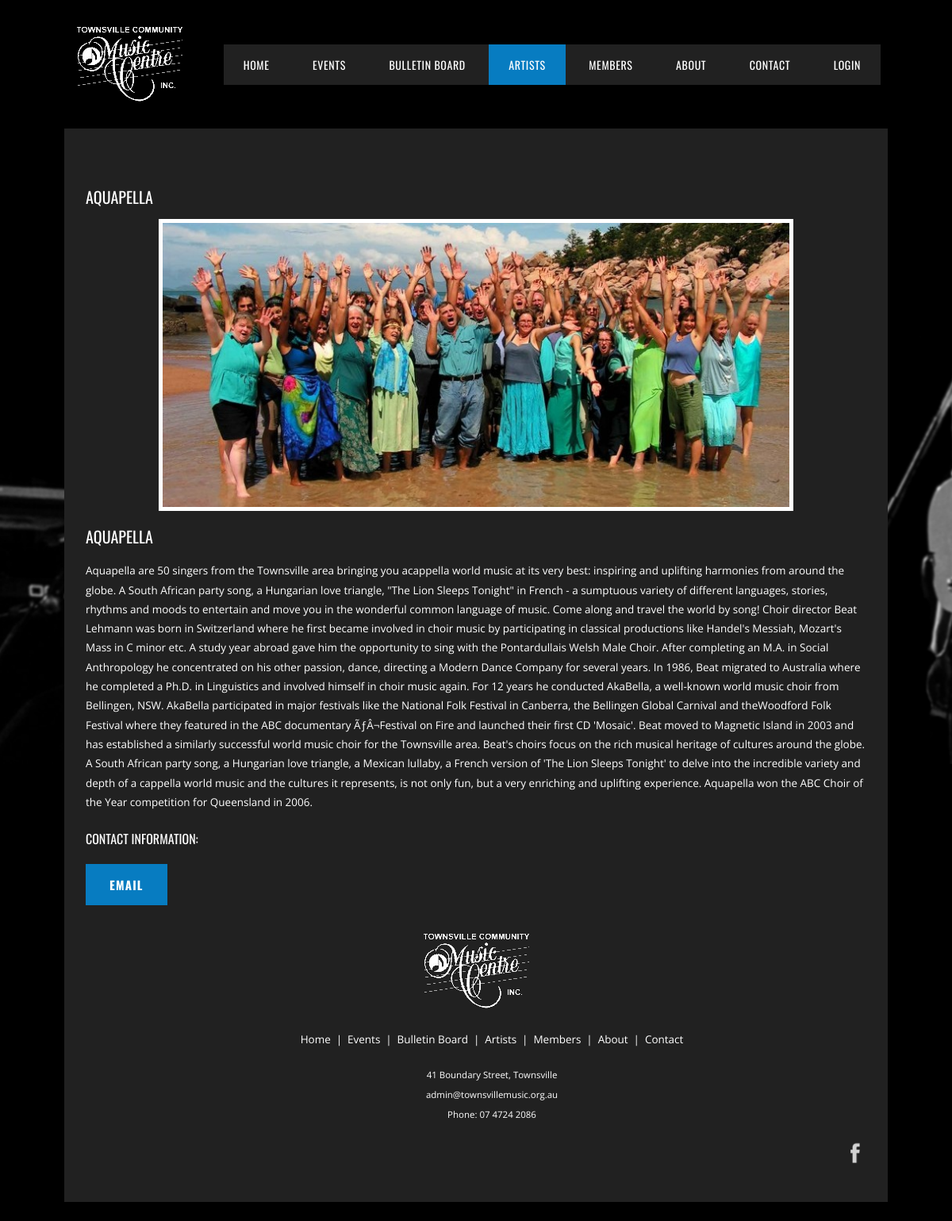
The app's page /artistdetailed.php?rowid=4 with its own data.
### tables this page shows
CREATE TABLE "artists" (
  "thumb" text NULL,
  "user" text NOT NULL DEFAULT 'Administrator',
  "hits" integer NOT NULL DEFAULT '0',
  "mobile" text NULL,
  "fax" text NULL,
  "phone" text NULL,
  "email" text NULL,
  "webpage" text NULL,
  "imageUrl" text NOT NULL,
  "details" text NOT NULL,
  "summary" text NOT NULL,
  "name" text NOT NULL,
  "id" integer NOT NULL PRIMARY KEY AUTOINCREMENT
);

### artistdetailed.php (the view, shortened to what this page needs)
<?php
include("php/dbconnect.php")
?>
<!doctype html>
<html lang="en">
<head>
<link rel="stylesheet" href="css/style.css">
</head>
<body>
<?php
    require("php/header.php");
?>
<div id="boxed_content" class="boxed_content">
<div class="inner">
  <div id="content" class="site-content">
    <div class="page-inner">
      <div class="">
      <div class="content">
<?php
$sql = "SELECT * FROM artists WHERE id = '$_REQUEST[rowid]'";
foreach ($dbh->query($sql) as $row)
{
?>
<?php
echo "<section class='artistdetailed'>";
echo     "<div class='artistdetailed-image'>";
    echo    "<h2 class='artistdetailed-name'>$row[name]</h2>";
echo        "<img src='$row[imageUrl]' width='800' height='363' alt='$row[name]'>";
echo    "</div>";
echo    "<h2 class='artistdetailed-name'>$row[name]</h2>";
echo    "<div class='artistdetailed-info'>";
echo        "<p>$row[details]</p>";
echo "<h3>Contact information:</h3>";
if (isset($row[email]))
{
    echo        "<a href='mailto:$row[email]' class='ui button colored'>Email</a>";
}
echo    "</div> ";
echo "</section>";
?>
<?php
}
?>
          </div>
        </div>
      </div>
    </div>
    </div>
    </div>
<?php
require("php/footer.php");
?>
</body>
</html>

### css/style.css (style rules this page uses)
body { line-height: 1; }
*, *:before, *:after { -webkit-box-sizing: border-box; -moz-box-sizing: border-box; box-sizing: border-box; }
html, body { font-size: 13.5px; }
body, button, select { font-family: "Open Sans", Helvetica, Arial, sans-serif; line-height: 1.8; color: #AAA; }
body { background: url("../images/bg.jpg") no-repeat top center fixed black; }
a { transition: opacity .25s ease 0s, background-color .25s ease 0s, color .25s ease 0s, background .25s ease 0s, box-shadow .25s ease 0s; text-decoration: none; color: #077cc1; }
h1, h2, h3, h4, h5, h6 { font-family: "Oswald", Helvetica, Arial, sans-serif; font-weight: normal; position: relative; z-index: 0; margin: 0 0 10px; text-transform: uppercase; }
h2 { font-size: 18px; }
@media screen and (min-width: 790px) { h2 { font-size: 20px; } }
h3 { font-size: 16px; }
ul, ol, dl, p, details, address, .vcard, figure, pre, fieldset, table, dt, dd, hr { margin-bottom: 20px; }
img { max-width: 100%; height: auto; vertical-align: middle; z-index: 1; }
.content { padding: 2em 2em 0; padding-bottom: 2em; color: #FFF; background: #212121; }
.boxed_content { position: relative; max-width: 1098px; margin: 0 auto; padding: 0 30px; }
@media screen and (min-width: 500px) { .artistdetailed-image { width: auto; height: auto; margin-left: auto; margin-right: auto; margin-top: 3em; margin-bottom: 1em; } }
@media screen and (min-width: 500px) { .artistdetailed-image img { display: block; margin-left: auto; margin-right: auto; border: solid 5px #FFF; } }
@media screen and (min-width: 500px) { .ui.button { font-family: "Oswald", Helvetica, Arial, sans-serif; font-size: 12px; font-weight: normal; margin-bottom: 10px; padding: .7em 1.2em; letter-spacing: .7px; text-transform: uppercase !important; color: #FFF; border-radius: 0; background: #077cc1; } }
@media screen and (min-width: 500px) { .ui.button { font-size: 15px; font-weight: bold; padding: 15px 30px; letter-spacing: 1.2px; } }

### records on screen
artists: name "AQUAPELLA", imageUrl+name (picture), details "Aquapella are 50 singers from the Townsville area bringing you acappella world music at its very best: inspiring and uplifting harmonies from around the globe. A South African party song, a Hungarian love triangle, \"The Lion Sleeps Tonight\" in French - a sumptuous variety of different languages, stories, rhythms and moods to entertain and move you in the wonderful common language of music. Come along and travel the world by song! Choir director Beat Lehmann was born in Switzerland where he first became involved in choir music by participating in classical productions like Handel's Messiah, Mozart's Mass in C minor etc. A study year abroad gave him the opportunity to sing with the…"
